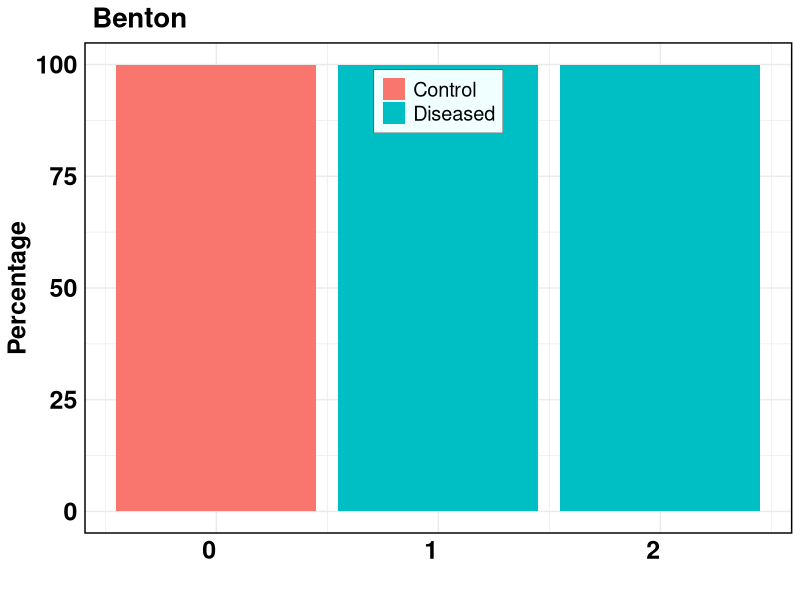
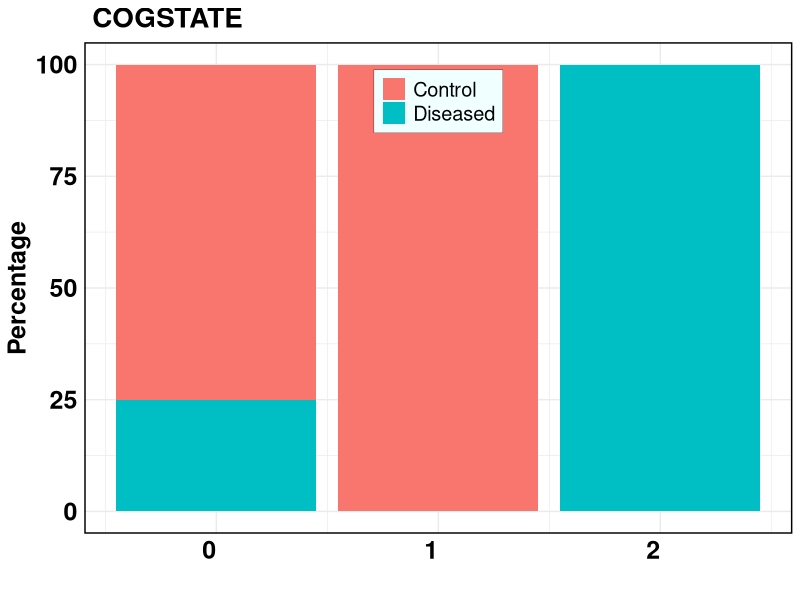
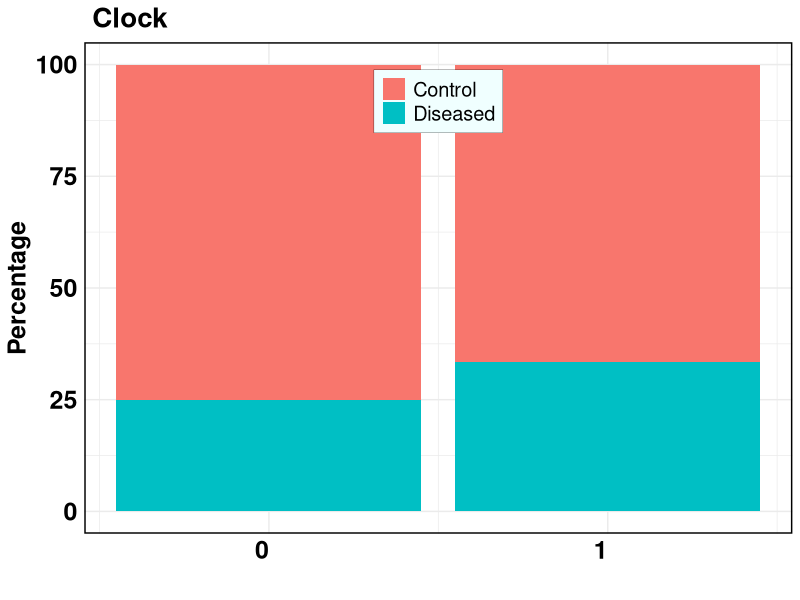
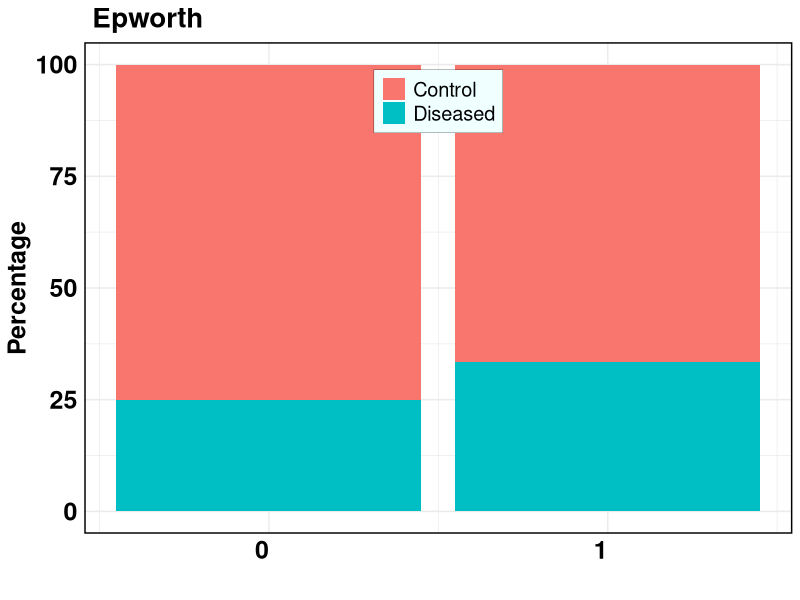
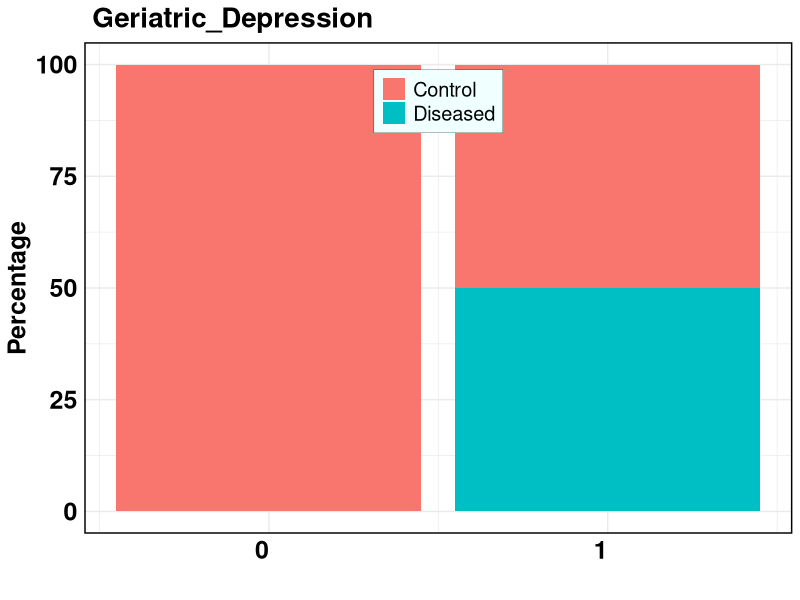
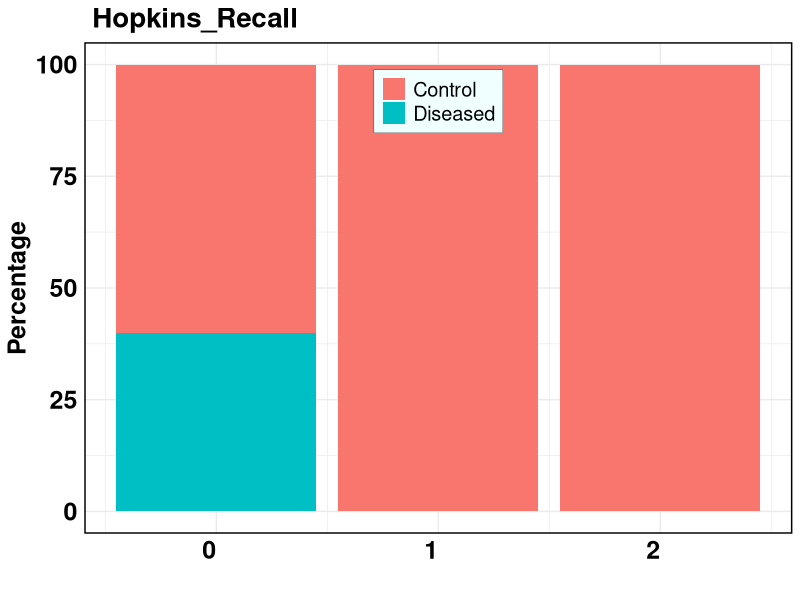

The R source for these figures, in order:
# Load the necessary libraries
library(dplyr)
library(tidyr)
library(ggplot2)

# Create a dataframe with your data
data <- data.frame(
  Type = c("Control", "Diseased", "Control", "Control", "Diseased", "Control", "Control"),
  Benton = c(0, 1, 0, 0, 2, 0, 0),
  Clock = c(0, 1, 0, 1, 0, 0, 1),
  COGSTATE = c(0, 0, 1, 1, 2, 0, 0),
  Epworth = c(1, 0, 0, 0, 1, 1, 0),
  Geriatric_Depression = c(1, 1, 0, 1, 1, 0, 0),
  Hopkins_Recall = c(2, 0, 0, 0, 0, 1, 0)
)

# Reshape the data for plotting
data_long <- data %>%
  gather(key = "Independent_Var", value = "Value", -Type)

# Calculate the total count for each combination of Independent_Var, Type, and Value
total_counts <- data_long %>%
  group_by(Independent_Var, Type, Value) %>%
  summarise(Count = n())

# Calculate the total count for each combination of Independent_Var and Value
total_counts_total <- total_counts %>%
  group_by(Independent_Var, Value) %>%
  summarise(TotalCount = sum(Count))

# Calculate the percentage of TotalCount for each combination of Independent_Var, Type, and Value
percentage_data <- total_counts %>%
  left_join(total_counts_total, by = c("Independent_Var", "Value")) %>%
  mutate(Percentage = (Count / TotalCount) * 100)

# Create separate stacked bar plots for each independent variable
plots <- list()
independent_vars <- unique(percentage_data$Independent_Var)

for (var in independent_vars) {
  plot_data <- filter(percentage_data, Independent_Var == var)
  
  p <- ggplot(plot_data, aes(x = Value, y = Percentage, fill = Type)) +
    geom_bar(stat = "identity") +
    labs(title = paste("", var), x = "", y = "Percentage") +
    scale_y_continuous(limits = c(0, 100)) +  # Ensure the y-axis goes from 0 to 100
    theme_minimal() + scale_x_continuous (breaks = seq(0, 2, by = 1)) +
    theme(axis.text.x = element_text(size=18, angle=0, vjust = 0.99, hjust=1, color="black")) +
    theme(axis.text.y = element_text(size=18, color="black")) +
    theme(axis.title=element_text(face='bold')) + theme(plot.title = element_text(face="bold", size=20)) +
    theme(axis.text = element_text(color="black", face="bold")) + theme(text = element_text(size=18)) +
    theme(legend.title = element_blank()) + 
    theme(legend.position=c(0.50, 0.88), legend.background = element_rect(fill="azure", size=0.1,
    linetype="solid", colour ="black"),panel.border = element_rect(colour = "black", fill=NA, size=1))
  
  plots[[var]] <- p
}

# Print the plots
plots
